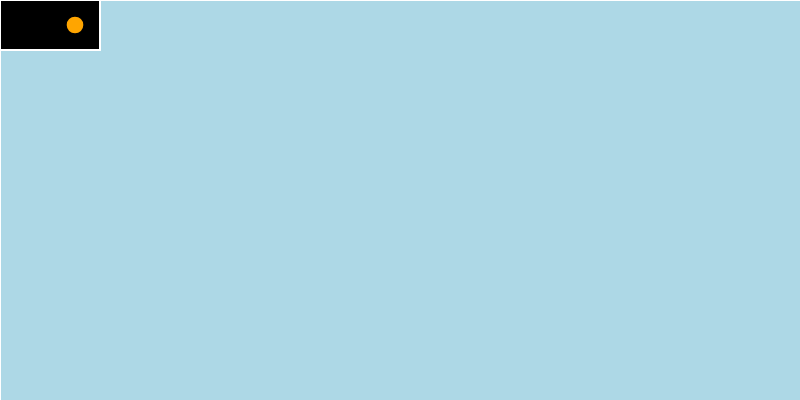
Frame 1 (no input)
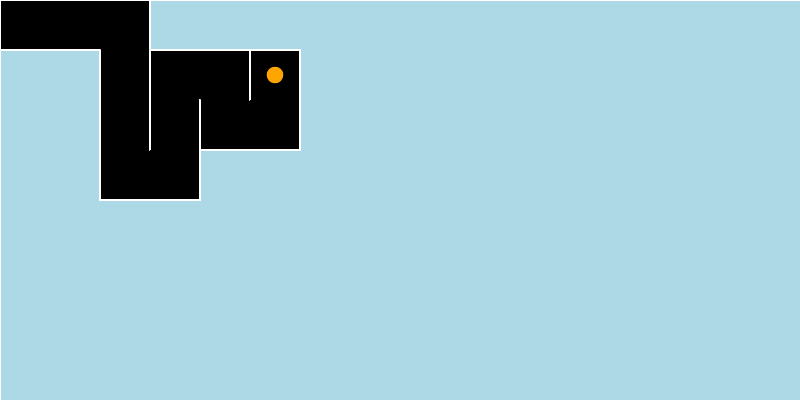
Frame 60 (no input)
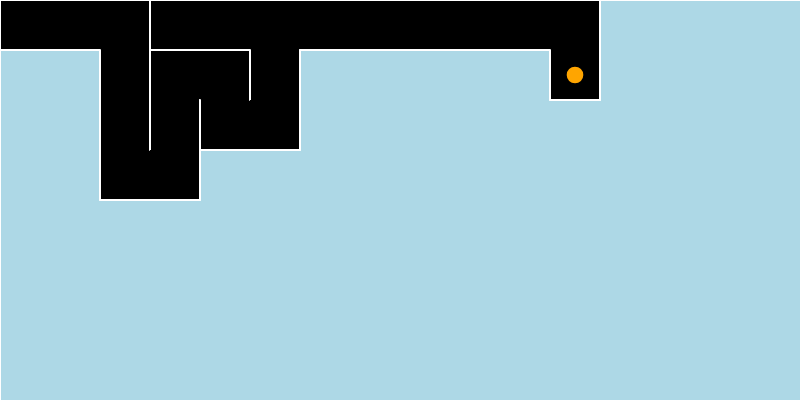
Frame 120 (the mouse pressed at the canvas centre since frame 60)

The p5.js sketch that drew these frames (run headless with seeded random() and noise() and a simulated clock; from frame 60 on, the mouse is pressed at the canvas centre):

// p5.js sketch
// ── sketch.js
// Maze
// Khoi Tran
// March 10th, 2025
//
// Extra for Experts:
// - describe what you did to take this project "above and beyond"
let maze = null;
let pixelPerTile = 50;
let count = 0;

const WALL = true;
const OPEN = false;

function setup() {
  createCanvas(800, 400);
  noStroke();

  makeMaze(width / pixelPerTile + 2, height / pixelPerTile + 2);
  drawMaze();

}

function draw() {  

  //checks if there is any space left to cover
  if (maze.stack.length !== 0){
    if (count % 5 === 0){
      background("lightblue");
      generateTile();
      drawMaze();
    }
  }
  count++;
}

function makeMaze(w, h){
  maze = {
    stack: [],
    tiles: [],
    w: w,
    h: h,
  };

  for (let i = 0; i < w - 1; i++){
    maze.tiles[i] = [];
    for(let j = 0; j < h - 1; j++){
      maze.tiles[i][j] = {
        up: WALL,
        down: WALL,
        left: WALL,
        right: WALL,
        isStart: false,
        isCurrent: false,
        x: i,
        y: j,
        seen: false,
      };
      if (i === 0 ||  i === w - 1 || j === 0 || j === h - 1){
        maze.tiles[i][j].seen = true;
      }
    }
  }
  maze.tiles[1][1].isCurrent = true;
  maze.tiles[1][1].isStart = true;
  maze.tiles[1][1].seen = true;
  maze.stack.push(maze.tiles[1][1]);
}

function generateTile(){
  let current = maze.stack.pop();
  
  let tileAndWall = chooseNeighbor(current);
  if (tileAndWall){
    maze.stack.push(current);
    tileAndWall.tile[tileAndWall.wall] = OPEN;
    current[oppisiteWall(tileAndWall.wall)] = OPEN;
    tileAndWall.tile.seen = true;
    maze.stack.push(tileAndWall.tile);

    current.isCurrent = false;
    maze.stack[maze.stack.length-1].isCurrent = true;
  }

  else if (maze.stack.length !== 0){
    current.isCurrent = false;
    maze.stack[maze.stack.length-1].isCurrent = true;
  }
}

//where to go
function chooseNeighbor(tile){
  let invis = [];

  let upTile = maze.tiles[tile.x][tile.y + 1];
  if (tile.y < maze.h -2 && !upTile.seen){
    invis.push({tile: upTile, wall: "up"});
  }

  let downTile = maze.tiles[tile.x][tile.y - 1];
  if (tile.y > 0 && !downTile.seen){
    invis.push({tile: downTile, wall: "down"});
  }

  let leftTile = maze.tiles[tile.x - 1][tile.y];
  if (tile.y > 0 && !leftTile.seen){
    invis.push({tile: leftTile, wall: "left"});
  }

  let rightTile = maze.tiles[tile.x + 1][tile.y];
  if (tile.x < maze.w - 1 && !rightTile.seen){
    invis.push({tile: rightTile, wall: "right"});
  }


  if (invis.length === 0){
    return null;
  } 
  return invis[Math.floor(Math.random()*invis.length)];
}

//sense wall
function oppisiteWall(wall){

  //up
  if (wall === "up"){
    return "down";
  }

  //down
  else if (wall === "down"){
    return "up";
  }

  //left
  else if (wall === "left"){
    return "right";
  }

  //right
  else if (wall === "right"){
    return "left";
  }


  return -1;
}

function drawMaze(){
  push(); 
  translate(-pixelPerTile, -pixelPerTile);

  for (let i = 0; i < maze.tiles.length; i++){
    for (let j = 0; j < maze.tiles[i].length; j++){
      let tile = maze.tiles[i][j];
      drawTile(tile, i, j);
    }
  }
}

function drawTile(tile, i, j){
  strokeWeight(0);

  if (tile.seen === true){
    fill(0);
    square(i*pixelPerTile, j*pixelPerTile, pixelPerTile);

    strokeWeight(2);
    stroke("white");
    if (tile.up === WALL){
      line(i*pixelPerTile,j*pixelPerTile,(i+1)*pixelPerTile,j*pixelPerTile);
    }
    if (tile.down === WALL){
      line(i*pixelPerTile,(j+1)*pixelPerTile,(i+1)*pixelPerTile,(j+1)*pixelPerTile);
    }
    if (tile.left === WALL){
      line((i+1)*pixelPerTile,j*pixelPerTile,(i+1)*pixelPerTile,(j+1)*pixelPerTile);
    }
    if (tile.right === WALL){
      line(i*pixelPerTile,j*pixelPerTile,i*pixelPerTile,(j+1)*pixelPerTile);
    }
  }
  if (tile.isCurrent){
    fill("orange");
    noStroke();
    circle(i*pixelPerTile + pixelPerTile/2, j*pixelPerTile + pixelPerTile/2, pixelPerTile/3);

  }
}


//recursive back tracking- use this
//use this link- https://www.youtube.com/watch?v=HyK_Q5rrcr4
//better link- https://www.youtube.com/watch?v=jQFYh3nRfSQ
